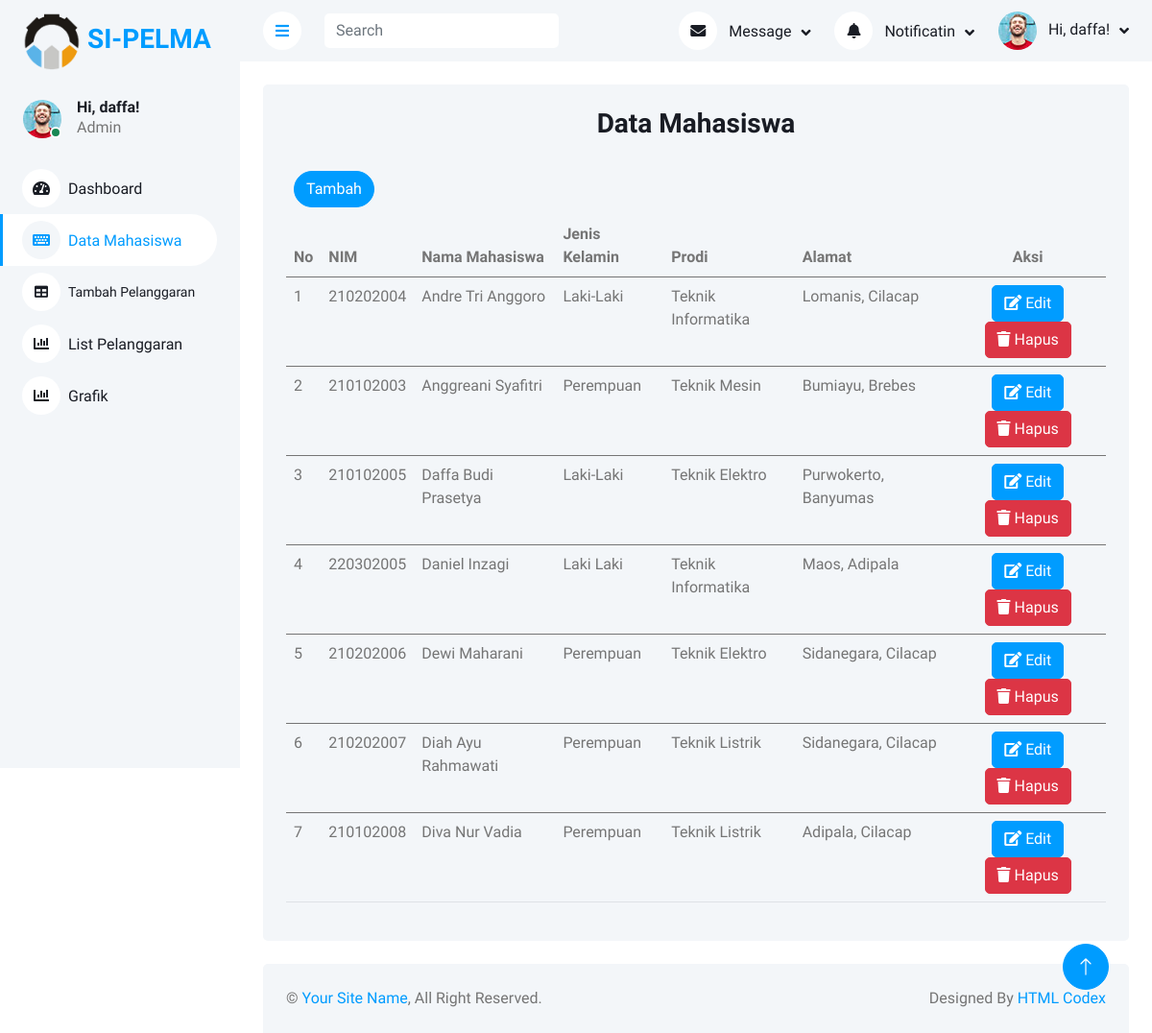
/dashboard/data_mahasiswa.php (signed in), run on the app's committed database.
### tables this page shows
CREATE TABLE `mahasiswa` (
  `nim` int(11) NOT NULL,
  `nama` varchar(100) NOT NULL,
  `jk` varchar(20) NOT NULL,
  `prodi` varchar(100) NOT NULL,
  `alamat` varchar(100) NOT NULL
);

### function/functions.php (called while the page is built, shortened)
<?php
$conn = mysqli_connect("localhost", "root", "", "sipelma");
function query()
{
    global $conn;
    $query = "SELECT * FROM mahasiswa ORDER BY nama ASC";
    $result = mysqli_query($conn, $query);
    $rows = [];
    while ($row = mysqli_fetch_assoc($result)) {
        $rows[] = $row;
    }
    return $rows;
}

### dashboard/data_mahasiswa.php (the view, shortened to what this page needs)
<?php
require '../function/functions.php';
$mahasiswa = query();
?>
<!DOCTYPE html>
<html lang="en">
<head>
  <link href="https://cdnjs.cloudflare.com/ajax/libs/font-awesome/5.10.0/css/all.min.css" rel="stylesheet">
  <link href="https://cdn.jsdelivr.net/npm/bootstrap-icons@1.4.1/font/bootstrap-icons.css" rel="stylesheet">
  <link href="lib/owlcarousel/assets/owl.carousel.min.css" rel="stylesheet">
  <link href="lib/tempusdominus/css/tempusdominus-bootstrap-4.min.css" rel="stylesheet" />
  <link href="css/bootstrap.min.css" rel="stylesheet">
  <link href="css/style.css" rel="stylesheet">
</head>
<body>
  <div class="container-xxl position-relative bg-white d-flex p-0">
    <div class="sidebar pe-4 pb-3">
      <nav class="navbar bg-light navbar-light">
        <a href="dashboard.php" class="navbar-brand mx-4 mb-3">
          <h3 class="text-primary"> <img src="img/icon_pnc.png" alt="pnc" style="width: 60px; height: 60px;">
            SI-PELMA</h3>
        </a>
        <div class="d-flex align-items-center ms-4 mb-4">
          <div class="position-relative">
            <img class="rounded-circle" src="img/user.jpg" alt="" style="width: 40px; height: 40px;">
            <div class="bg-success rounded-circle border border-2 border-white position-absolute end-0 bottom-0 p-1">
            </div>
          </div>
          <div class="ms-3">
            <h6 class="mb-0"><span><?php echo 'Hi, ' . $_SESSION['username'] . '!' ?></span></h6>
            <span>Admin</span>
          </div>
        </div>
        <div class="navbar-nav w-100">
          <a href="dashboard.php" class="nav-item nav-link"><i class="fa fa-tachometer-alt me-2"></i>Dashboard</a>
          <a href="data_mahasiswa.php" class="nav-item nav-link active"><i class="fa fa-keyboard me-2"></i>Data
            Mahasiswa</a>
          <a href="tambah_pelanggaran.php" class="nav-item nav-link" style="font-size: 14px;"><i
              class="fa fa-table me-2"></i>Tambah
            Pelanggaran</a>
          <a href="list_pelanggaran.php" class="nav-item nav-link"><i class="fa fa-chart-bar me-2"></i>List
            Pelanggaran</a>
          <a href="grafik.php" class="nav-item nav-link"><i class="fa fa-chart-bar me-2"></i>Grafik</a>
        </div>
      </nav>
    </div>
    <div class="content">
      <nav class="navbar navbar-expand bg-light navbar-light sticky-top px-4 py-0">
        <a href="#" class="sidebar-toggler flex-shrink-0">
          <i class="fa fa-bars"></i>
        </a>
        <form class="d-none d-md-flex ms-4">
          <input class="form-control border-0" type="search" placeholder="Search">
        </form>
        <div class="navbar-nav align-items-center ms-auto">
          <div class="nav-item dropdown">
            <a href="#" class="nav-link dropdown-toggle" data-bs-toggle="dropdown">
              <i class="fa fa-envelope me-lg-2"></i>
              <span class="d-none d-lg-inline-flex">Message</span>
            </a>
          </div>
          <div class="nav-item dropdown">
            <a href="#" class="nav-link dropdown-toggle" data-bs-toggle="dropdown">
              <i class="fa fa-bell me-lg-2"></i>
              <span class="d-none d-lg-inline-flex">Notificatin</span>
            </a>
          </div>
          <div class="nav-item dropdown">
            <a href="#" class="nav-link dropdown-toggle" data-bs-toggle="dropdown">
              <img class="rounded-circle me-lg-2" src="img/user.jpg" alt="" style="width: 40px; height: 40px;">
              <span
                class="d-none d-lg-inline-flex"><span><?php echo 'Hi, ' . $_SESSION['username'] . '!' ?></span></span>
            </a>
          </div>
        </div>
      </nav>
      <div class="container-fluid pt-4 px-4">
        <div class="row g-4">
          <div class="col-12">
            <div class="bg-light rounded h-100 p-4">
              <h3 class="mb-4" style="text-align: center;">Data Mahasiswa</h3>
              <div class="tambah_data">
                <a href="tambah_mahasiswa.php"><button type="button"
                    class="btn btn-primary rounded-pill m-2">Tambah</button></a>
              </div>
              <div class="table-responsive">
                <table class="table">
                  <thead>
                    <tr>
                      <th scope="col">No</th>
                      <th scope="col">NIM</th>
                      <th scope="col">Nama Mahasiswa</th>
                      <th scope="col">Jenis Kelamin</th>
                      <th scope="col">Prodi</th>
                      <th scope="col">Alamat</th>
                      <th scope="col" style="text-align: center;">Aksi</th>
                    </tr>
                  </thead>
                  <?php $i = 1; ?>
                  <?php foreach ($mahasiswa as $row) : ?>
                  <tbody>
                    <tr>
                      <td><?= $i; ?></td>
                      <td><?= $row["nim"]; ?></td>
                      <td><?= $row["nama"]; ?></td>
                      <td><?= $row["jk"]; ?></td>
                      <td><?= $row["prodi"]; ?></td>
                      <td><?= $row["alamat"]; ?></td>
                      <td style="text-align: center;">
                        <a href="edit_mahasiswa.php?nim=<?= $row["nim"]; ?>" class="btn btn-primary"><i
                            class="fas fa-edit"></i>
                          Edit</a>
                        <a href="hapus_mahasiswa.php?nim=<?= $row["nim"]; ?>"
                          onclick="return confirm('Yakin Anda Akan Mengahapus Data Ini?')" class="btn btn-danger"><i
                            class="fas fa-trash"></i>
                          Hapus</a>
                      </td>
                    </tr>
                  </tbody>
                  <?php $i++; ?>
                  <?php endforeach; ?>
                </table>
              </div>
            </div>
          </div>
        </div>
      </div>
      <div class="container-fluid pt-4 px-4">
        <div class="bg-light rounded-top p-4">
          <div class="row">
            <div class="col-12 col-sm-6 text-center text-sm-start">
              &copy; <a href="#">Your Site Name</a>, All Right Reserved.
            </div>
            <div class="col-12 col-sm-6 text-center text-sm-end">
              Designed By <a href="https://htmlcodex.com">HTML Codex</a>
            </div>
          </div>
        </div>
      </div>
    </div>
    <a href="#" class="btn btn-lg btn-primary btn-lg-square back-to-top"><i class="bi bi-arrow-up"></i></a>
  </div>
</body>
</html>

### dashboard/css/style.css (style rules this page uses)
:root { --primary: #009CFF; --light: #F3F6F9; --dark: #191C24; }
.back-to-top { position: fixed; display: none; right: 45px; bottom: 45px; z-index: 99; }
.btn { transition: .5s; }
.btn.btn-primary { color: #FFFFFF; }
.btn-lg-square { width: 48px; height: 48px; }
.btn-square, .btn-sm-square, .btn-lg-square { padding: 0; display: inline-flex; align-items: center; justify-content: center; font-weight: normal; border-radius: 50px; }
.sidebar { position: fixed; top: 0; left: 0; bottom: 0; width: 250px; height: 100vh; overflow-y: auto; background: var(--light); transition: 0.5s; z-index: 999; }
.content { margin-left: 250px; min-height: 100vh; background: #FFFFFF; transition: 0.5s; }
@media (min-width: 992px) { .sidebar { margin-left: 0; } }
@media (min-width: 992px) { .content { width: calc(100% - 250px); } }
.sidebar .navbar .navbar-nav .nav-link { padding: 7px 20px; color: var(--dark); font-weight: 500; border-left: 3px solid var(--light); border-radius: 0 30px 30px 0; outline: none; }
.sidebar .navbar .navbar-nav .nav-link:hover, .sidebar .navbar .navbar-nav .nav-link.active { color: var(--primary); background: #FFFFFF; border-color: var(--primary); }
.sidebar .navbar .navbar-nav .nav-link i { width: 40px; height: 40px; display: inline-flex; align-items: center; justify-content: center; background: #FFFFFF; border-radius: 40px; }
.sidebar .navbar .navbar-nav .nav-link:hover i, .sidebar .navbar .navbar-nav .nav-link.active i { background: var(--light); }
.content .navbar .navbar-nav .nav-link { margin-left: 25px; padding: 12px 0; color: var(--dark); outline: none; }
.content .navbar .sidebar-toggler, .content .navbar .navbar-nav .nav-link i { width: 40px; height: 40px; display: inline-flex; align-items: center; justify-content: center; background: #FFFFFF; border-radius: 40px; }
.content .navbar .dropdown-toggle::after { margin-left: 6px; vertical-align: middle; border: none; content: "\f107"; font-family: "Font Awesome 5 Free"; font-weight: 900; transition: .5s; }

### data on the page
mahasiswa: nim "210202004", nama "Andre Tri Anggoro", jk "Laki-Laki", prodi "Teknik Informatika", alamat "Lomanis, Cilacap"
mahasiswa: nim "210102003", nama "Anggreani Syafitri", jk "Perempuan", prodi "Teknik Mesin", alamat "Bumiayu, Brebes"
mahasiswa: nim "210102005", nama "Daffa Budi Prasetya", jk "Laki-Laki", prodi "Teknik Elektro", alamat "Purwokerto, Banyumas"
mahasiswa: nim "220302005", nama "Daniel Inzagi", jk "Laki Laki", prodi "Teknik Informatika", alamat "Maos, Adipala"
mahasiswa: nim "210202006", nama "Dewi Maharani", jk "Perempuan", prodi "Teknik Elektro", alamat "Sidanegara, Cilacap"
mahasiswa: nim "210202007", nama "Diah Ayu Rahmawati", jk "Perempuan", prodi "Teknik Listrik", alamat "Sidanegara, Cilacap"
mahasiswa: nim "210102008", nama "Diva Nur Vadia", jk "Perempuan", prodi "Teknik Listrik", alamat "Adipala, Cilacap"

### other printed values
$_SESSION['username'] "daffa"
